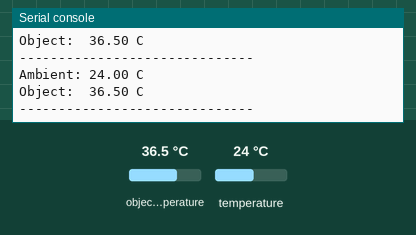
The program below on a simulated Raspberry Pi Pico running MicroPython. Parts: the last lines printed to the serial console. The inputs (shaded band) are chosen by the test bench; at power-on: object temperature 36.5 °C, temperature 24 °C.

Above: at 1.2 s.
1.3 s: object temperature set to 20 °C
At 2.6 s:
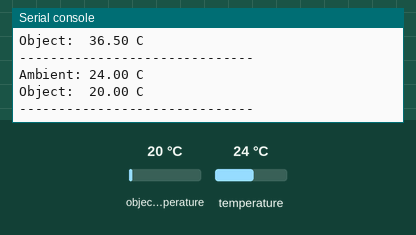
2.8 s: temperature set to 12 °C
At 3.5 s:
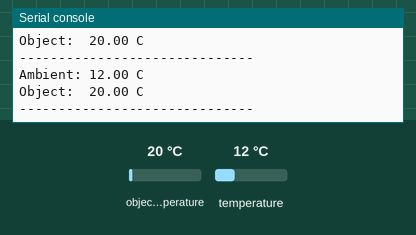
4.3 s: object temperature set to 26 °C
At 5.8 s:
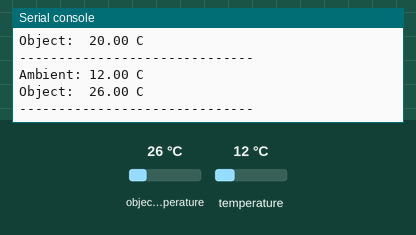
Timing chart, 0 to 7.3 s (numbered marks = the images above; inputs shaded):
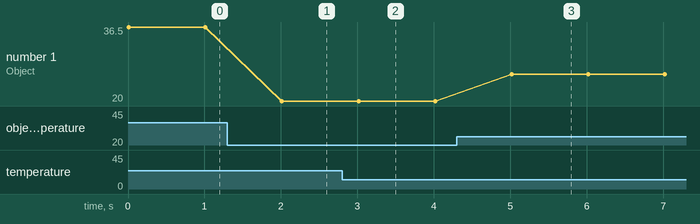

The program:

example.py
```python
# Runs on a MicroPython board (e.g., Pico), uses I2C0 (GP0 SDA, GP1 SCL) with an mlx90614 driver to read and print ambient and object temperatures in a loop.
#
# Buy this module: https://shillehtek.com/products/pre-soldered-gy-906-mlx90614-baa-infrared-temperature-sensor
# Full manual: https://shillehtek.com/blogs/shillehtek-product-manuals/gy-906-mlx90614-baa-non-touch-infrared-temperature-sensor
# More examples: https://github.com/shillehbean/shillehtek-examples
#

# MLX90614 on Pico via I2C0 (GP0 SDA, GP1 SCL)
# Upload an mlx90614.py driver to the Pico filesystem first.

from machine import I2C, Pin
from mlx90614 import MLX90614
import time

i2c = I2C(0, sda=Pin(0), scl=Pin(1), freq=100000)
print("I2C scan:", [hex(d) for d in i2c.scan()])

sensor = MLX90614(i2c)

while True:
    print("Ambient: {:.2f} C".format(sensor.read_ambient_temp()))
    print("Object:  {:.2f} C".format(sensor.read_object_temp()))
    print("-" * 30)
    time.sleep(1)
```

Measured:
- after the input at 1.3 s, the serial console: prints a new line after 0.71 s (image 1)
- after the input at 2.8 s, the serial console: prints a new line after 0.22 s (image 2)
- after the input at 4.3 s, the serial console: prints a new line after 0.72 s (image 3)
- plotted number 1: 36.5 → 20 after the input at 1.3 s, 20 → 26 after the input at 4.3 s
